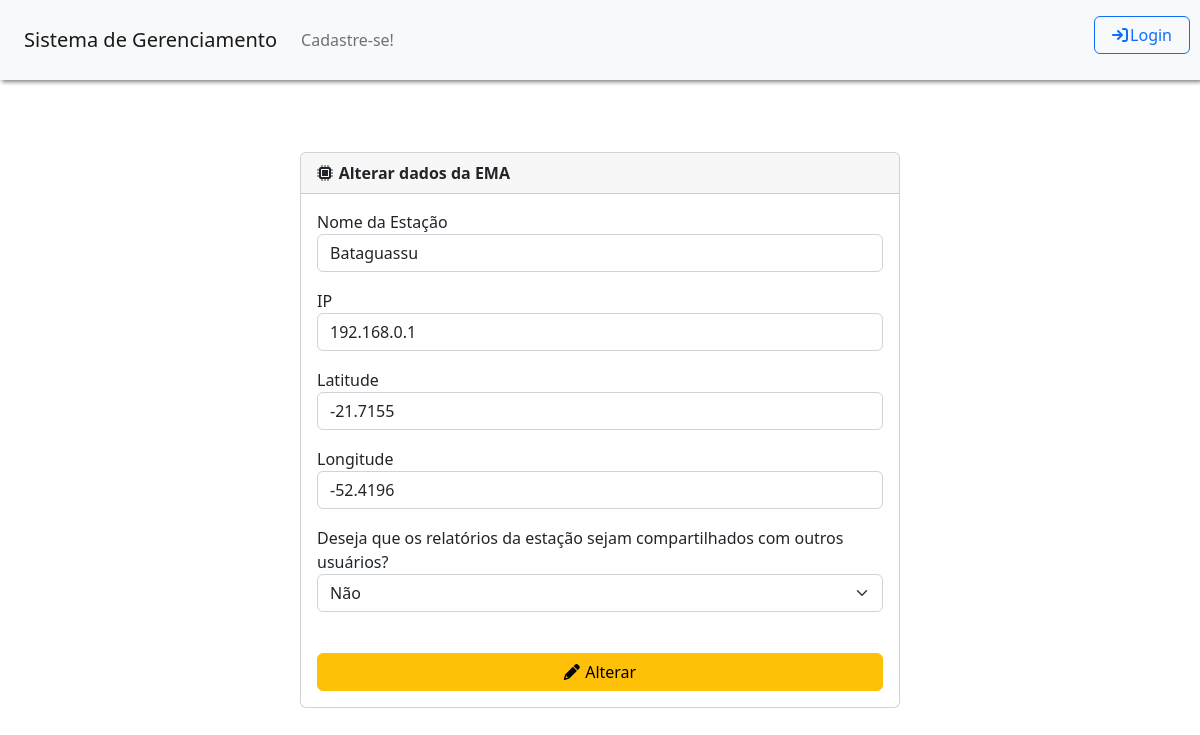
Page /Tela_Alterar_EMA.php?idema=2 on the committed database.
### tables this page shows
CREATE TABLE IF NOT EXISTS emas (
  idema INT NOT NULL AUTO_INCREMENT,
  nome VARCHAR(45) NOT NULL,
  ip VARCHAR(45) NOT NULL,
  publica INT NOT NULL,
  latitude VARCHAR(45) NOT NULL,
  longitude VARCHAR(45) NOT NULL,
  usuarios_idusuario INT NOT NULL,
  ativa INT NOT NULL,
  topico_kafka VARCHAR (45) NOT NULL,
   
  status_ema VARCHAR (10) NULL,
  carga_bateria FLOAT NULL, 
  uptime VARCHAR(50) NULL,
  diagnosticos_nao_previstos JSON NULL,
  PRIMARY KEY (idema, usuarios_idusuario),
    FOREIGN KEY (usuarios_idusuario)
    REFERENCES usuarios (idusuario));

### controllers/controller_ema.php (called while the page is built, shortened)
<?php
function buscarEMAPorID($idema) {
    $conexao = conectarBanco();
    $idema = mysqli_real_escape_string($conexao, $idema);
    $query = "SELECT * FROM emas WHERE idema = '$idema'";
    $resultado = mysqli_query($conexao, $query);
    if ($resultado && mysqli_num_rows($resultado) > 0) {
        $ema = mysqli_fetch_assoc($resultado);
        return $ema;
    } else {
        return false;
    }
}
?>

### Tela_Alterar_EMA.php (the view, shortened to what this page needs)
<!DOCTYPE html>
<?php
require '../portalEMA/functions/geral.php';
require '../portalEMA/controllers/controller_ema.php';
?>
<html>
    <head>
        <link rel="stylesheet" type="text/css" href="./css/style.css">
        <link rel="stylesheet" href="https://cdnjs.cloudflare.com/ajax/libs/font-awesome/6.0.0-beta3/css/all.min.css">
        <link rel="stylesheet" type="text/css" href="https://cdn.jsdelivr.net/npm/bootstrap@5.2.3/dist/css/bootstrap.min.css">
        <link rel="stylesheet" href="https://unpkg.com/leaflet@1.7.1/dist/leaflet.css" />
    </head>
    <body>
        <?php
        $emaId = $_GET['idema'];
        $ema = buscarEMAPorId($emaId);
        echo '<div class="card col-6">';
        echo '<div class="card-header">';
        echo '<i style="padding-right: 1%;" class="fas fa-microchip"></i><b>Alterar dados da EMA</b>';
        echo '</div>';
        echo '<div class="card-body">';
        echo '<form method="POST" action="../portalEMA/controllers/controller_ema.php?idema='.$ema['idema'].'">';
        echo '<div class="form-row">';
        echo '<div class="form-group">';
        echo '<label>Nome da Estação</label>';
        echo '<input value="' . $ema['nome'] . '" name="nome" type="text" class="form-control" placeholder="Nome da Estação">';
        echo '<label>IP</label>';
        echo '<input value="' . $ema['ip'] . '" name="ip" type="text" class="form-control" placeholder="IP da Estação">         ';
        echo '<label>Latitude</label>';
        echo '<input value="' . $ema['latitude'] . '" name="latitude" type="text" class="form-control" placeholder="Latidude da posição da Estação">';
        echo '<label>Longitude</label>';
        echo '<input value="' . $ema['longitude'] . '" name="longitude" type="text" class="form-control" placeholder="Longitude da posição da Estação">';
        echo '<label>Deseja que os relatórios da estação sejam compartilhados com outros usuários?</label>';
        echo '<select name="publica" class="form-control form-select">';
        echo '<option value="0"' . ($ema['publica'] == 0 ? ' selected' : '') . '>Não</option>';
        echo '</select>';
        echo '</div>';
        echo '<br>';
        echo '<button name="btn-alterar-ema" style="width: 100%" class="btn btn-warning btn-block" type="submit"><i style="padding-right: 1%;" class="fas fa-pencil"></i>Alterar</button>';
        echo '</div>';
        echo '</form>';
        echo '</div>';
        echo '</div>';
        ?>
    </body>
</html>

### css/style.css (style rules this page uses)
html, body { height: 100%; }
body { display: -ms-flexbox; display: -webkit-box; display: flex; -ms-flex-align: center; -ms-flex-pack: center; -webkit-box-align: center; align-items: center; -webkit-box-pack: center; justify-content: center; padding-top: 40px; padding-bottom: 40px; background-color: #f5f5f5; }

### Tela_Alterar_EMA.php (style rules this page uses)
.card { margin-top: 5%; }
.form-control { margin-bottom: 3%; }

### rows in the picture
emas: nome "Bataguassu", ip "192.168.0.1", latitude "-21.7155", longitude "-52.4196", publica "Não"
